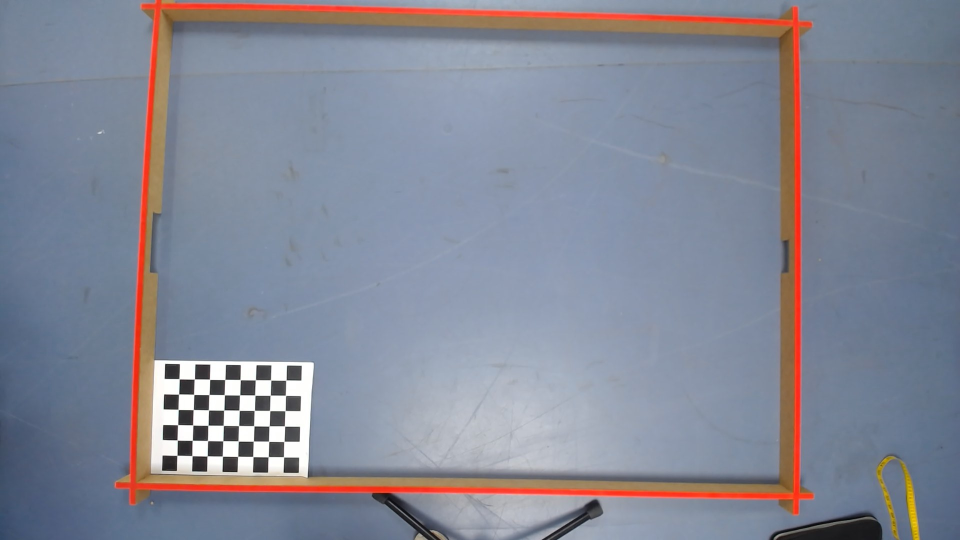
#> input picture Calibration/cali (1).jpg, 1920 x 1080 px (shown at 1/2 size); its folder holds 6 pictures in this run
$ python CalibrateCamera.py
#> lines starting #> are read from the running program, lines starting #| are printed output that depends on the picture; after the words box and inside, x2 and y2 are one past the last pixel; in counts of white or black regions, pixels touching at a corner belong together
import numpy as np
import cv2 as cv
import glob

chessboardsize = (8, 6)
framesize = (1920, 1080)

criteria = (cv.TERM_CRITERIA_EPS + cv.TERM_CRITERIA_MAX_ITER, 30, 0.001)

objp = np.zeros((chessboardsize[0] * chessboardsize[1], 3), np.float32)
objp[:, :2] = np.mgrid[0:chessboardsize[0], 0:chessboardsize[1]].T.reshape(-1, 2)

objPoints = []
imgPoints = []

images = glob.glob('*.jpg')

if not images:
    print("No images found in the directory.")
else:
    for image in images:
        print(f"Processing image: {image}")
        img = cv.imread(image)
#> img is the input picture: shape (1080, 1920, 3); mean B, G, R 150.1, 135.7, 131.8
        if img is None:
            print(f"Failed to read image {image}")
            continue

        gray = cv.cvtColor(img, cv.COLOR_BGR2GRAY)
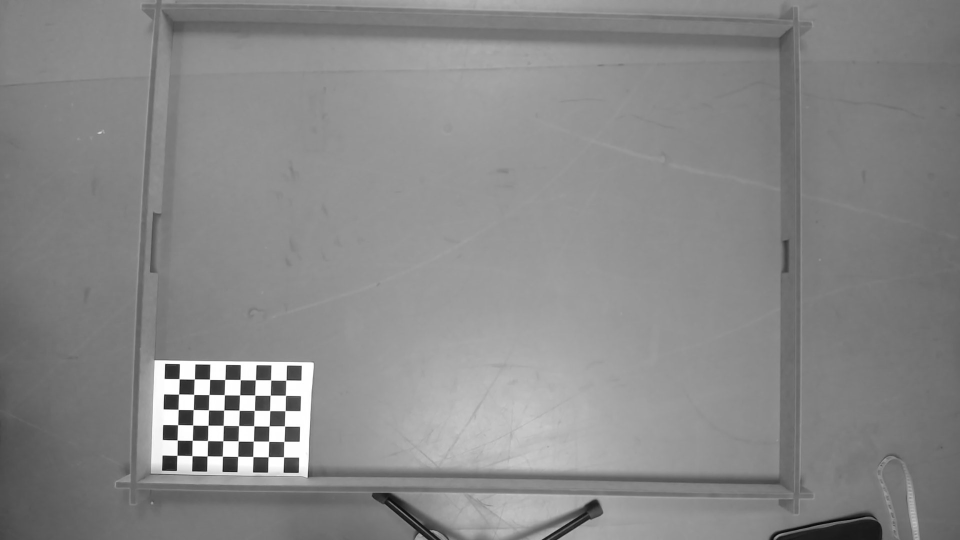
#> gray: shape (1080, 1920) (shown at 1/2 size); min 0, max 255, mean 136.2

        # Apply Gaussian Blur to reduce noise
        gray = cv.GaussianBlur(gray, (5, 5), 0)

        ret, corners = cv.findChessboardCorners(gray, chessboardsize, None)
#> ret = True; corners = 48 rows, first 8: [358.6, 758], [389.2, 758.5], [419.6, 759], [450, 759.5], [480.5, 759.4], [511.2, 760.1], [541.8, 760.4], [572.4, 760.6]

        if ret == True:
            objPoints.append(objp)
            corners2 = cv.cornerSubPix(gray, corners, (11, 11), (-1, -1), criteria)
#> corners2 = 48 rows, first 8: [358.7, 758], [389.2, 758.5], [419.6, 759], [450.1, 759.4], [480.8, 759.7], [511.2, 760.1], [541.8, 760.4], [572.3, 760.7]
            imgPoints.append(corners2)  # Append refined corners instead of the original corners

            cv.drawChessboardCorners(img, chessboardsize, corners2, ret)
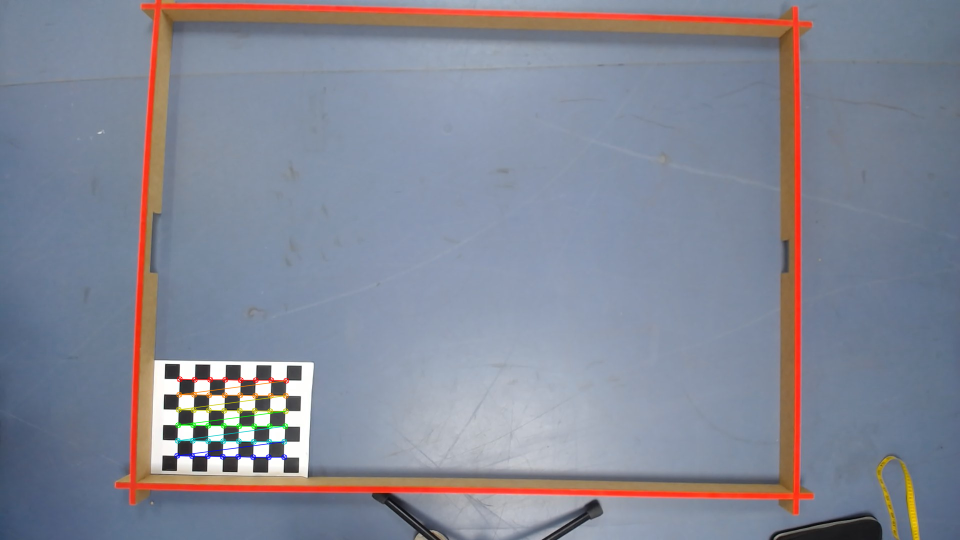
#> img: shape (1080, 1920, 3) (shown at 1/2 size); 0.51% of pixels changed, all inside (x1, y1, x2, y2) = (348, 752, 579, 921)
            cv.imshow('img', img)
            cv.waitKey(1000)
        else:
            print(f"Chessboard corners not found in image {image}")
#> pass 2 of the loop `for image in images:`:
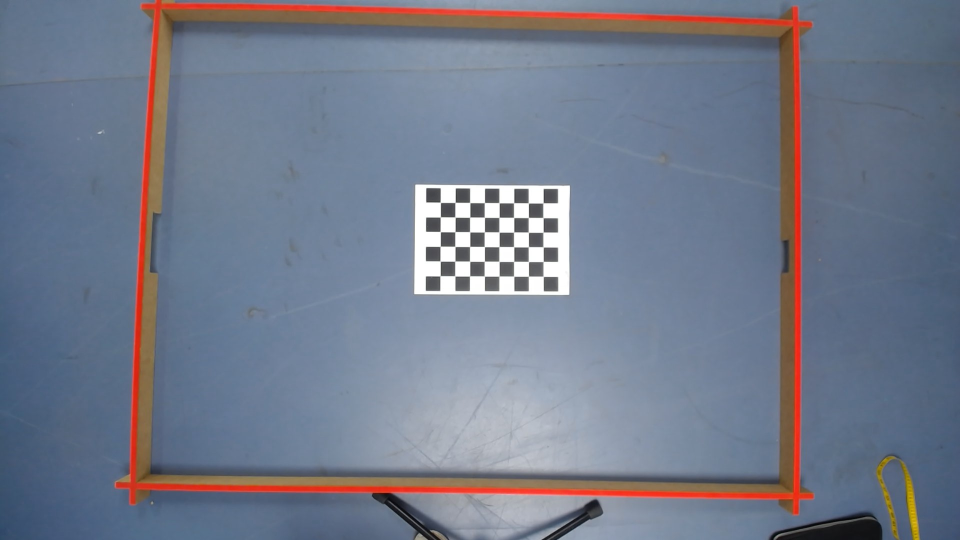
#> input picture Calibration/cali (2).jpg, 1920 x 1080 px (shown at 1/2 size)
#> img is the input picture: shape (1080, 1920, 3); mean B, G, R 139, 121.9, 114.4
#> `gray = cv.cvtColor(img, cv.COLOR_BGR2GRAY)`:
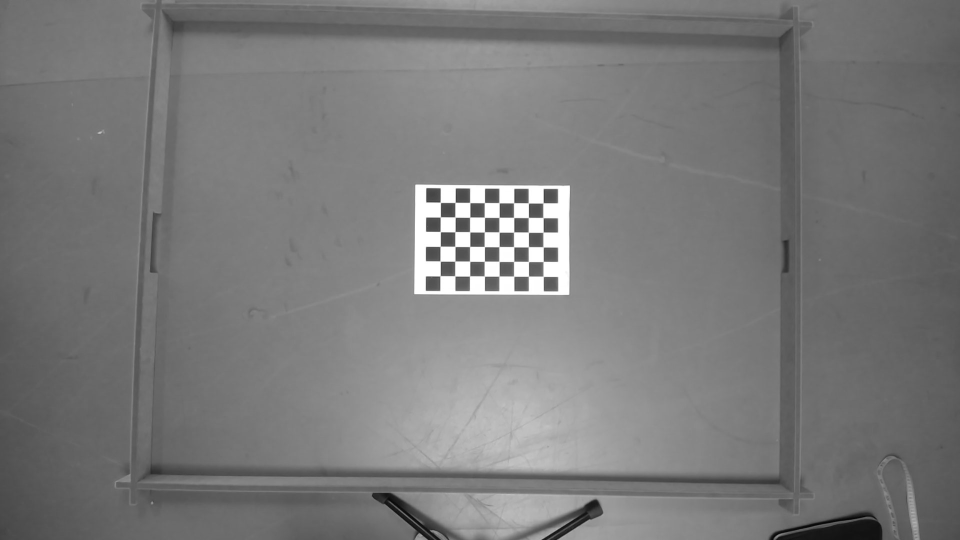
#> gray: shape (1080, 1920) (shown at 1/2 size); min 1, max 255, mean 121.6
#> corners = 48 rows, first 8: [881.1, 405], [910.7, 405.2], [939.7, 405.2], [969.7, 405.3], [998.4, 405.8], [1028.4, 405.5], [1057.7, 406.9], [1087.1, 405.6]
#> corners2 = 48 rows, first 8: [881.1, 405.1], [910.6, 405.3], [940, 405.5], [969.3, 405.7], [998.5, 405.9], [1027.8, 406], [1057.2, 406.3], [1086.5, 406.3]
#> `cv.drawChessboardCorners(img, chessboardsize, corners2, ret)`:
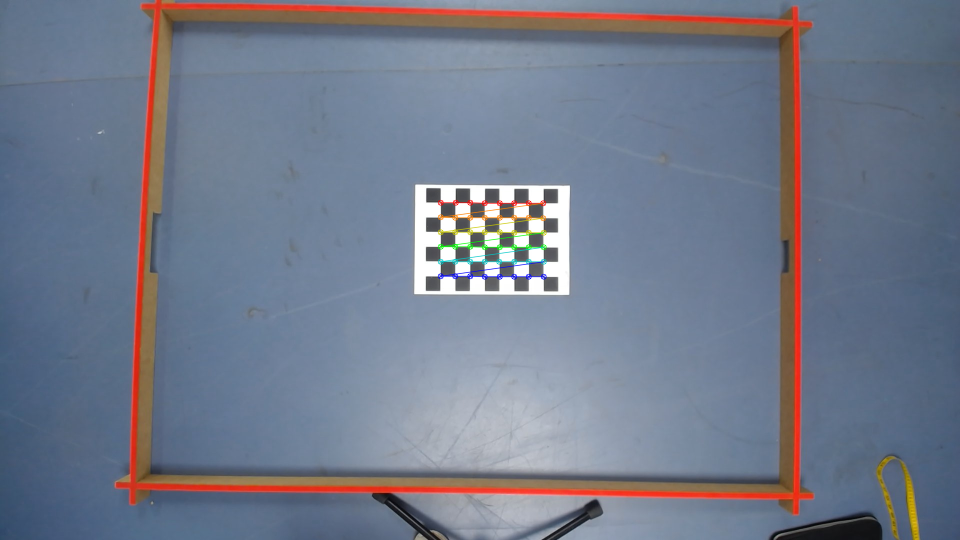
#> img: shape (1080, 1920, 3) (shown at 1/2 size); 0.5% of pixels changed, all inside (x1, y1, x2, y2) = (875, 399, 1094, 560)
#> pass 3 of the loop `for image in images:`:
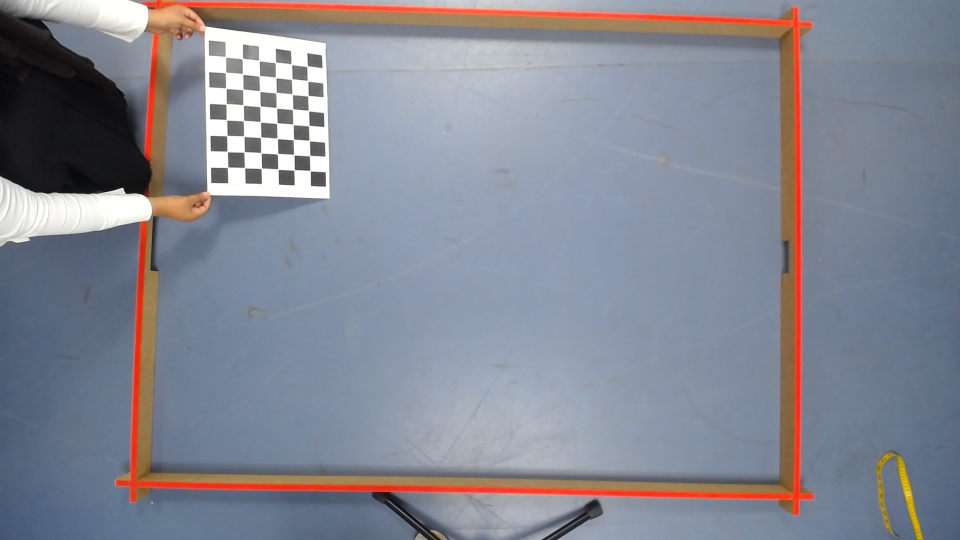
#> input picture Calibration/cali (3).jpg, 1920 x 1080 px (shown at 1/2 size)
#> img is the input picture: shape (1080, 1920, 3); mean B, G, R 146.8, 135.2, 132.7
#> `gray = cv.cvtColor(img, cv.COLOR_BGR2GRAY)`:
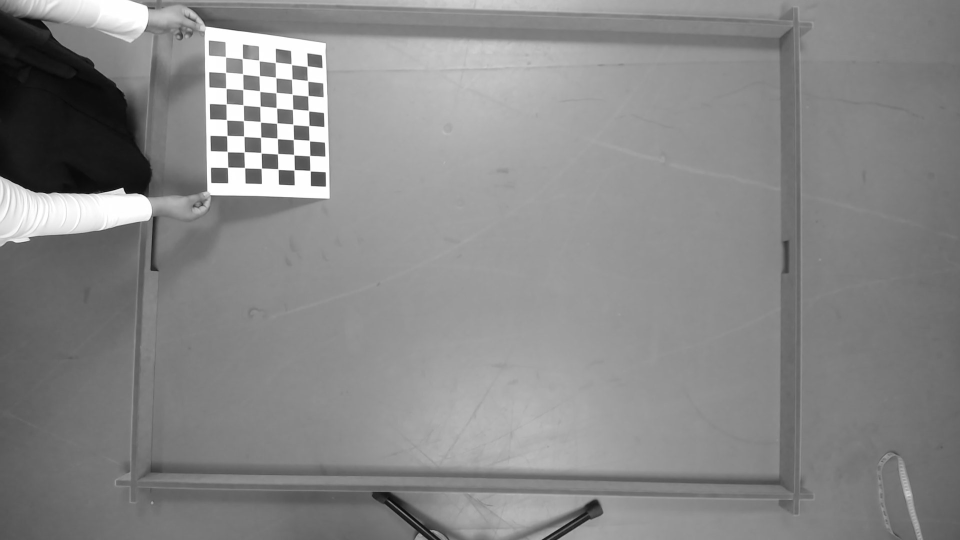
#> gray: shape (1080, 1920) (shown at 1/2 size); min 1, max 255, mean 135.7
#> corners = 48 rows, first 8: [454, 336.9], [456.7, 305.2], [452.5, 273.5], [453, 240.5], [452.5, 208], [451, 178], [452.5, 146.5], [451.5, 114]
#> corners2 = 48 rows, first 8: [455.6, 335], [454.9, 303.5], [454.1, 271.7], [453.3, 240.1], [452.8, 208.4], [452.3, 176.8], [451.4, 145.5], [451.5, 114.2]
#> `cv.drawChessboardCorners(img, chessboardsize, corners2, ret)`:
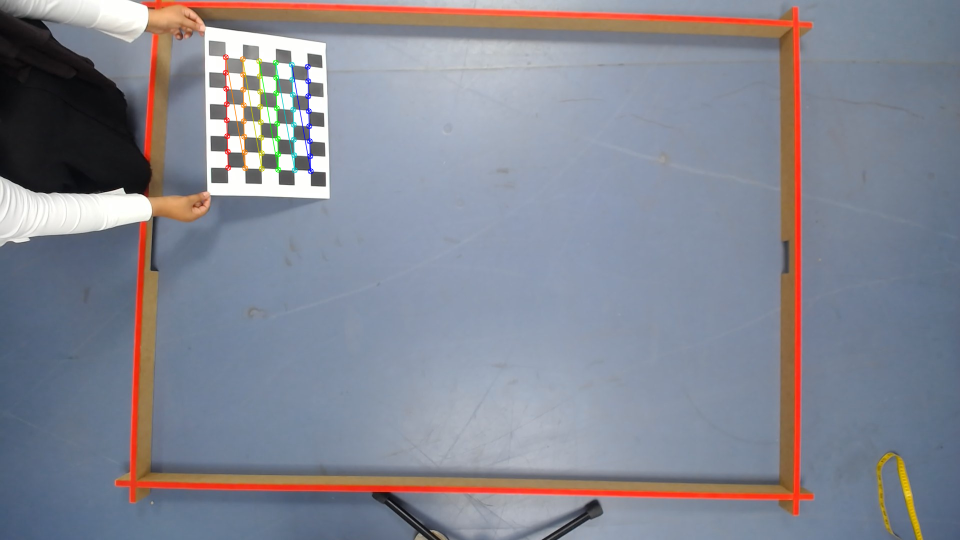
#> img: shape (1080, 1920, 3) (shown at 1/2 size); 0.52% of pixels changed, all inside (x1, y1, x2, y2) = (445, 108, 628, 349)
#> the loop made 6 passes; the first 3 are shown

    cv.destroyAllWindows()

if len(objPoints) > 0 and len(imgPoints) > 0:
    ret, cameramatrix, dist, rvecs, tvecs = cv.calibrateCamera(objPoints, imgPoints, framesize, None, None)
    print("Camera Calibrated", ret)
    print("\nCamera matrix", cameramatrix)
    print("\nDistortion Parameters", dist)
    print("\nRotation Vectors", rvecs)
    print("\nTranslation vectors", tvecs)

    img1 = cv.imread('cali5.jpg')
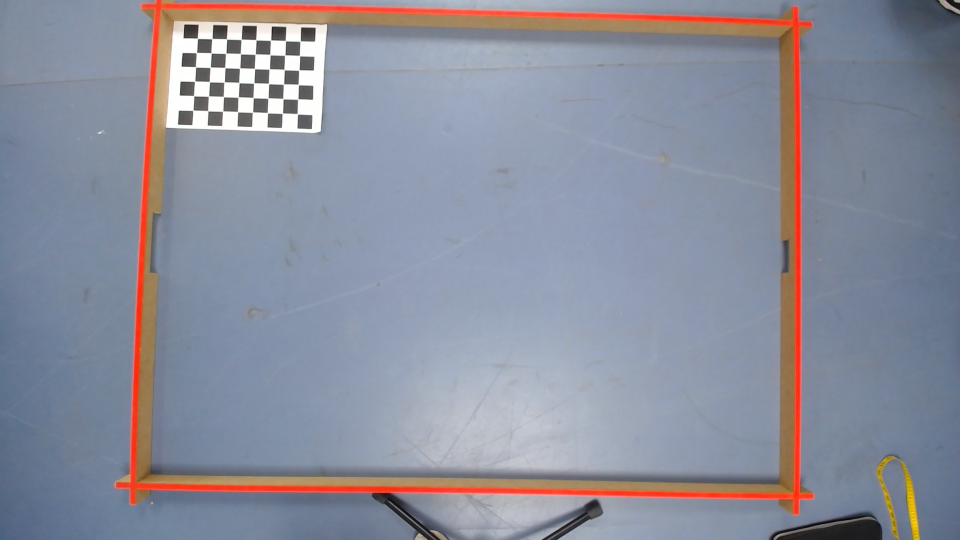
#> input picture Calibration/cali5.jpg, 1920 x 1080 px (shown at 1/2 size)
#> img1 is the input picture: shape (1080, 1920, 3); mean B, G, R 155.9, 142, 139.3
    img2 = cv.imread('cali6.jpg')  # Assuming you have another image for homography
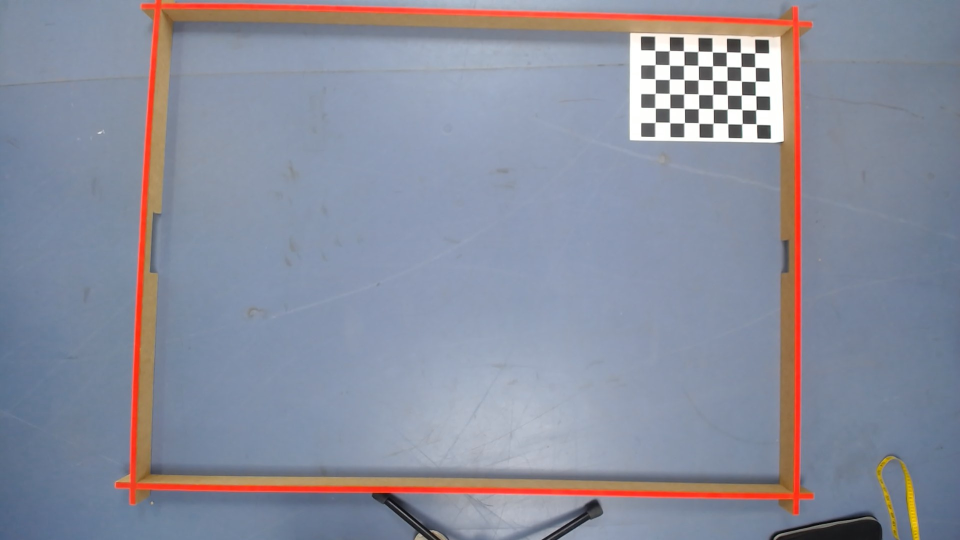
#> input picture Calibration/cali6.jpg, 1920 x 1080 px (shown at 1/2 size)
#> img2 is the input picture: shape (1080, 1920, 3); mean B, G, R 157.3, 142, 138.1
    gray1 = cv.cvtColor(img1, cv.COLOR_BGR2GRAY)
    gray2 = cv.cvtColor(img2, cv.COLOR_BGR2GRAY)

    # Detect chessboard corners in the second image
    ret1, corners1 = cv.findChessboardCorners(gray1, chessboardsize, None)
    ret2, corners2 = cv.findChessboardCorners(gray2, chessboardsize, None)

    if ret1 and ret2:
        corners1 = cv.cornerSubPix(gray1, corners1, (11, 11), (-1, -1), criteria)
        corners2 = cv.cornerSubPix(gray2, corners2, (11, 11), (-1, -1), criteria)

        # Find the homography matrix
        H, mask = cv.findHomography(corners1, corners2, cv.RANSAC)

        print("Homography matrix:")
        print(H)

        # Use the homography matrix to warp img1 to img2's plane
        height, width = img2.shape[:2]
#> height = 1080; width = 1920
        warped_img = cv.warpPerspective(img1, H, (width, height))
        cv.imshow('Warped Image', warped_img)
        cv.waitKey(0)
        cv.destroyAllWindows()
        cv.imwrite('warped_image.png', warped_img)
    else:
        print("Chessboard corners not found in both images, unable to compute homography.")

    img = cv.imread('cali5.jpg')
    h, w = img.shape[:2]
#> h = 1080; w = 1920
    newCameraMatrix, roi = cv.getOptimalNewCameraMatrix(cameramatrix, dist, (w, h), 1, (w, h))

    dst = cv.undistort(img, cameramatrix, dist, None, newCameraMatrix)
    x, y, w, h = roi
    dst = dst[y:y + h, x:x + w]
#> dst: shape (995, 1846, 3)
    cv.imwrite('caliresults1.png', dst)

    mapx, mapy = cv.initUndistortRectifyMap(cameramatrix, dist, None, newCameraMatrix, (w, h), 5)
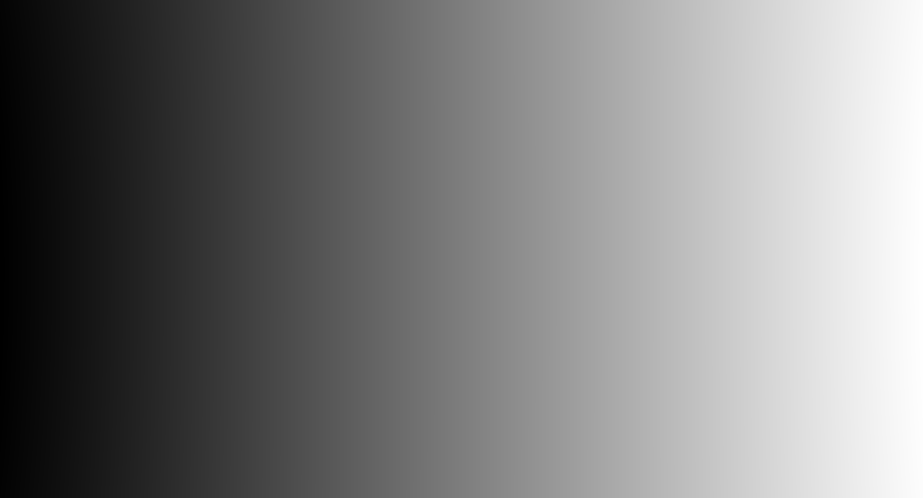
#> mapx: shape (995, 1846) float32 (shown at 1/2 size); min -32.02, max 1883.8, mean 916; drawn with min black and max white
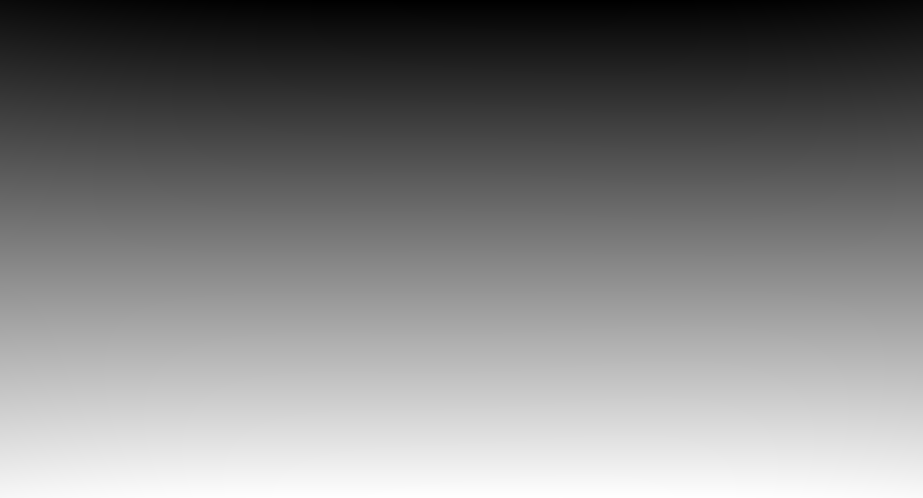
#> mapy: shape (995, 1846) float32 (shown at 1/2 size); min -45.02, max 1032.6, mean 494.2; drawn with min black and max white
    dst = cv.remap(img, mapx, mapy, cv.INTER_LINEAR)
    dst = dst[y:y + h, x:x + w]
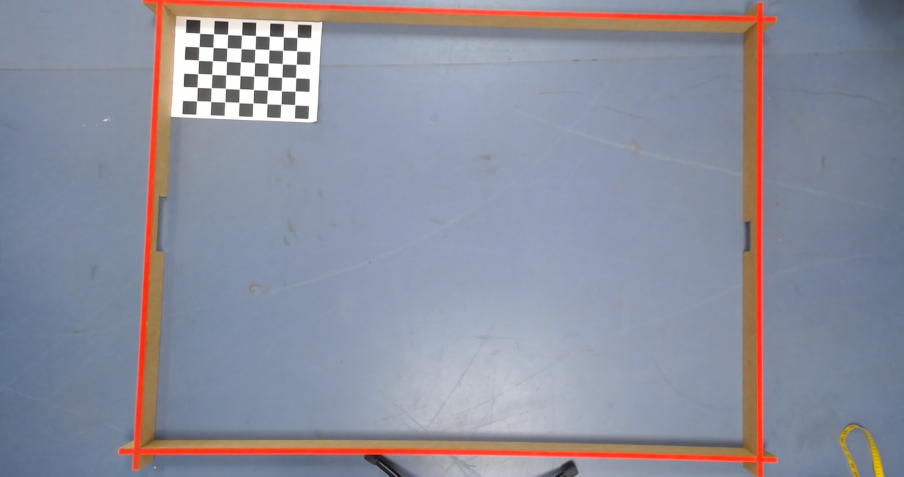
#> dst: shape (953, 1808, 3) (shown at 1/2 size); mean B, G, R 156.8, 143.1, 140.8
    cv.imwrite('caliresults2.png', dst)

    mean_error = 0
    for i in range(len(objPoints)):
        imgPoints2, _ = cv.projectPoints(objPoints[i], rvecs[i], tvecs[i], cameramatrix, dist)
        error = cv.norm(imgPoints[i], imgPoints2, cv.NORM_L2) / len(imgPoints2)
        mean_error += error

    print("\nTotal error: {}".format(mean_error / len(objPoints)))
else:
    print("Not enough points for camera calibration.")
